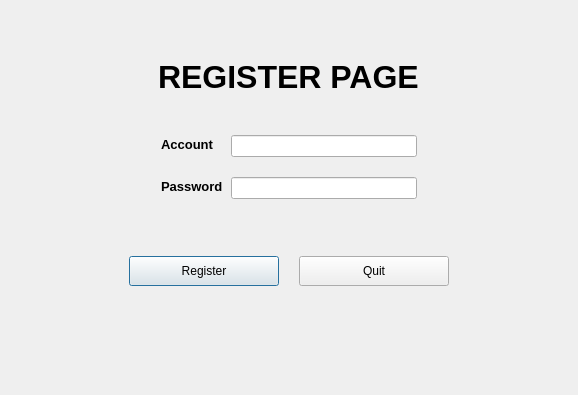
<?xml version="1.0" encoding="UTF-8"?>
<ui version="4.0">
 <class>RegWidget</class>
 <widget class="QWidget" name="RegWidget">
  <property name="geometry">
   <rect>
    <x>0</x>
    <y>0</y>
    <width>578</width>
    <height>395</height>
   </rect>
  </property>
  <property name="windowTitle">
   <string>Register Page</string>
  </property>
  <layout class="QVBoxLayout" name="verticalLayout">
   <property name="topMargin">
    <number>50</number>
   </property>
   <property name="bottomMargin">
    <number>100</number>
   </property>
   <item>
    <widget class="QWidget" name="widget" native="true">
     <layout class="QHBoxLayout" name="horizontalLayout_3">
      <item>
       <spacer name="horizontalSpacer_5">
        <property name="orientation">
         <enum>Qt::Horizontal</enum>
        </property>
        <property name="sizeHint" stdset="0">
         <size>
          <width>151</width>
          <height>20</height>
         </size>
        </property>
       </spacer>
      </item>
      <item>
       <widget class="QLabel" name="title">
        <property name="text">
         <string>&lt;html&gt;&lt;head/&gt;&lt;body&gt;&lt;p&gt;&lt;span style=&quot; font-size:24pt; font-weight:600;&quot;&gt;REGISTER PAGE&lt;/span&gt;&lt;/p&gt;&lt;/body&gt;&lt;/html&gt;</string>
        </property>
       </widget>
      </item>
      <item>
       <spacer name="horizontalSpacer_6">
        <property name="orientation">
         <enum>Qt::Horizontal</enum>
        </property>
        <property name="sizeHint" stdset="0">
         <size>
          <width>152</width>
          <height>20</height>
         </size>
        </property>
       </spacer>
      </item>
     </layout>
    </widget>
   </item>
   <item>
    <spacer name="verticalSpacer_2">
     <property name="orientation">
      <enum>Qt::Vertical</enum>
     </property>
     <property name="sizeHint" stdset="0">
      <size>
       <width>20</width>
       <height>52</height>
      </size>
     </property>
    </spacer>
   </item>
   <item>
    <widget class="QWidget" name="logwidget" native="true">
     <property name="autoFillBackground">
      <bool>false</bool>
     </property>
     <layout class="QFormLayout" name="formLayout_2">
      <property name="horizontalSpacing">
       <number>8</number>
      </property>
      <property name="verticalSpacing">
       <number>20</number>
      </property>
      <property name="leftMargin">
       <number>150</number>
      </property>
      <property name="topMargin">
       <number>0</number>
      </property>
      <property name="rightMargin">
       <number>150</number>
      </property>
      <property name="bottomMargin">
       <number>0</number>
      </property>
      <item row="0" column="0">
       <widget class="QLabel" name="account">
        <property name="maximumSize">
         <size>
          <width>80</width>
          <height>20</height>
         </size>
        </property>
        <property name="text">
         <string>&lt;html&gt;&lt;head/&gt;&lt;body&gt;&lt;p&gt;&lt;span style=&quot; font-size:10pt; font-weight:600;&quot;&gt;Account&lt;/span&gt;&lt;/p&gt;&lt;/body&gt;&lt;/html&gt;</string>
        </property>
       </widget>
      </item>
      <item row="0" column="1">
       <widget class="QLineEdit" name="acc_edit"/>
      </item>
      <item row="1" column="0">
       <widget class="QLabel" name="password">
        <property name="minimumSize">
         <size>
          <width>0</width>
          <height>0</height>
         </size>
        </property>
        <property name="maximumSize">
         <size>
          <width>80</width>
          <height>20</height>
         </size>
        </property>
        <property name="text">
         <string>&lt;html&gt;&lt;head/&gt;&lt;body&gt;&lt;p&gt;&lt;span style=&quot; font-size:10pt; font-weight:600;&quot;&gt;Password&lt;/span&gt;&lt;/p&gt;&lt;/body&gt;&lt;/html&gt;</string>
        </property>
        <property name="scaledContents">
         <bool>true</bool>
        </property>
        <property name="wordWrap">
         <bool>false</bool>
        </property>
       </widget>
      </item>
      <item row="1" column="1">
       <widget class="QLineEdit" name="key_edit"/>
      </item>
      <item row="2" column="1">
       <spacer name="verticalSpacer">
        <property name="orientation">
         <enum>Qt::Vertical</enum>
        </property>
        <property name="sizeHint" stdset="0">
         <size>
          <width>20</width>
          <height>50</height>
         </size>
        </property>
       </spacer>
      </item>
     </layout>
    </widget>
   </item>
   <item>
    <widget class="QWidget" name="buttonwidget" native="true">
     <layout class="QHBoxLayout" name="horizontalLayout_4">
      <property name="spacing">
       <number>20</number>
      </property>
      <item>
       <spacer name="horizontalSpacer_7">
        <property name="orientation">
         <enum>Qt::Horizontal</enum>
        </property>
        <property name="sizeHint" stdset="0">
         <size>
          <width>120</width>
          <height>20</height>
         </size>
        </property>
       </spacer>
      </item>
      <item>
       <widget class="QPushButton" name="reg">
        <property name="minimumSize">
         <size>
          <width>150</width>
          <height>30</height>
         </size>
        </property>
        <property name="text">
         <string>Register</string>
        </property>
        <property name="default">
         <bool>true</bool>
        </property>
       </widget>
      </item>
      <item>
       <widget class="QPushButton" name="quit">
        <property name="minimumSize">
         <size>
          <width>150</width>
          <height>30</height>
         </size>
        </property>
        <property name="text">
         <string>Quit</string>
        </property>
       </widget>
      </item>
      <item>
       <spacer name="horizontalSpacer_8">
        <property name="orientation">
         <enum>Qt::Horizontal</enum>
        </property>
        <property name="sizeHint" stdset="0">
         <size>
          <width>120</width>
          <height>20</height>
         </size>
        </property>
       </spacer>
      </item>
     </layout>
    </widget>
   </item>
  </layout>
 </widget>
 <resources/>
 <connections/>
</ui>
